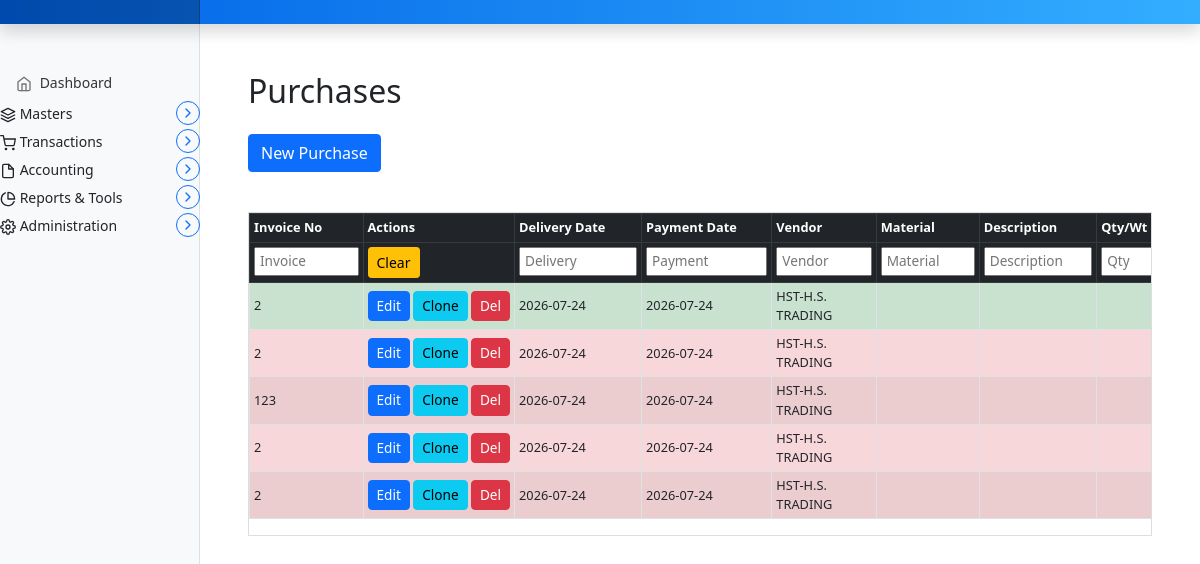
/invoice/purchases, run on an earlier commit of the app's database.
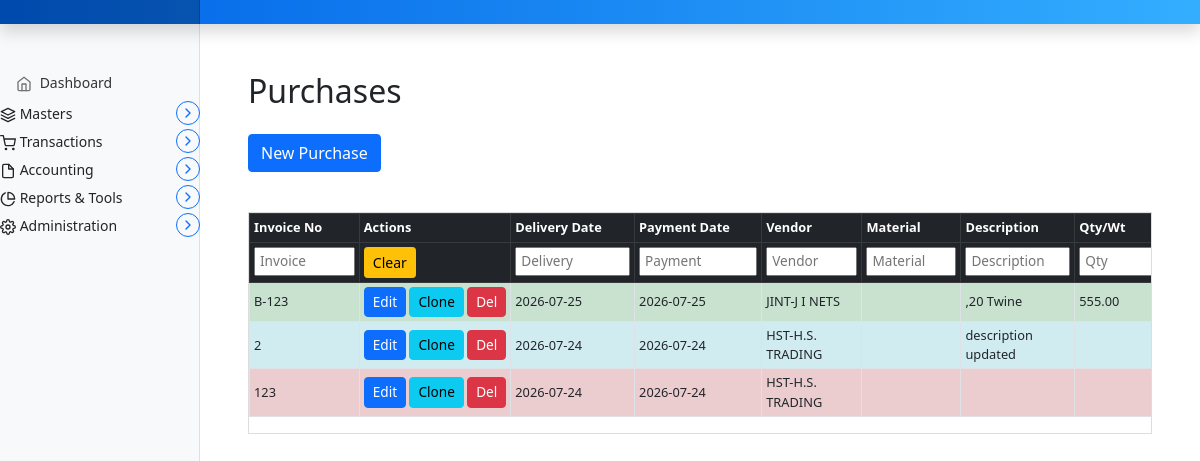
And on a later commit of the database.
### marania_invoice_app/models.py (models this page shows, shortened)
class Purchase(models.Model):
    UNIT_CHOICES = [
        ('number', 'Number'),
        ('meter', 'Meter'),
        ('weight', 'Weight'),
    ]
    PAYMENT_STATUS_CHOICES = [
        ('PENDING', 'PENDING'),
        ('PARTIALLY_PAID', 'PARTIALLY PAID'),
        ('PAID', 'PAID'),
    ]
    purchase_key = models.AutoField(primary_key=True)
    invoice_no = models.CharField(max_length=100, blank=True, null=True)
    delivery_date = models.DateField(blank=True, null=True)
    payment_due_date = models.DateField(blank=True, null=True)
    payment_date = models.DateField(blank=True, null=True)
    vendor = models.CharField(max_length=255)
    is_twine = models.BooleanField(default=True)
    material = models.CharField(max_length=255, blank=True, null=True)
    order_description = models.TextField(blank=True, null=True)
    quantity_weight = models.DecimalField(max_digits=10, decimal_places=2, blank=True, null=True)
    unit = models.CharField(max_length=10, choices=UNIT_CHOICES, default='weight')
    unit_price = models.DecimalField(max_digits=10, decimal_places=2, blank=True, null=True)
    subtotal = models.DecimalField(max_digits=12, decimal_places=2, blank=True, null=True)
    gst_percent = models.DecimalField(max_digits=5, decimal_places=2, default=0)
    gst_amount = models.DecimalField(max_digits=12, decimal_places=2, blank=True, null=True)
    total_amount = models.DecimalField(max_digits=12, decimal_places=2, blank=True, null=True)
    amount_paid = models.DecimalField(max_digits=12, decimal_places=2, default=0)
    payment_status = models.CharField(max_length=20, choices=PAYMENT_STATUS_CHOICES, default='PENDING')
    balance = models.DecimalField(max_digits=12, decimal_places=2, blank=True, null=True)
    comments = models.TextField(blank=True, null=True)
    created_at = models.DateTimeField(auto_now_add=True)
    updated_at = models.DateTimeField(auto_now=True)
    class Meta:
        ordering = ['-delivery_date', '-purchase_key']

### marania_invoice_app/views.py (the view, shortened to what this page needs)
# urls.py: path('purchases', views.purchase_entry, name='purchase_entry'),
def purchase_entry(request):
    purchases = Purchase.objects.all()
    parties = Parties.objects.all()
    materials = list(Purchase.objects.exclude(material__isnull=True).exclude(material='').values_list('material', flat=True).distinct().order_by('material'))
    purchases_json = json.dumps(list(purchases.values(
        'purchase_key', 'invoice_no', 'delivery_date', 'payment_date', 'vendor',
        'is_twine', 'material', 'order_description', 'quantity_weight', 'unit',
        'unit_price', 'subtotal', 'gst_percent', 'gst_amount', 'total_amount',
        'amount_paid', 'payment_status', 'balance', 'comments',
    )), default=str)
    context = {
        "purchases": purchases,
        "purchases_json": purchases_json,
        "parties": parties,
        "materials_list": materials,
    }
    return render(request, "marania_invoice_app/purchase_entry.html", context)

### templates/marania_invoice_app/purchase_entry.html (shortened to what this page needs)
{% extends 'partials/base.html' %}
{% load static %}
{% block main %}
<main class="col-md-9 ms-sm-auto col-lg-10 px-md-4">
  <div class="container-fluid my-5">
    <h2 class="mb-4">Purchases</h2>
    <button class="btn btn-primary mb-3" type="button" data-bs-toggle="collapse" data-bs-target="#purchaseForm" aria-expanded="false" aria-controls="purchaseForm">
      New Purchase
    </button>
    <div class="purchase-list mt-4">
      {% if purchases %}
        <div class="invoice-table-wrapper">
          <table id="purchase-table" class="table table-striped table-hover table-bordered table-sm align-middle">
            <thead class="table-dark">
              <tr>
                <th scope="col">Invoice No</th>
                <th scope="col">Actions</th>
                <th scope="col">Delivery Date</th>
                <th scope="col">Payment Date</th>
                <th scope="col">Vendor</th>
                <th scope="col">Material</th>
                <th scope="col">Description</th>
                <th scope="col">Qty/Wt</th>
              </tr>
              <tr id="purchase-filter-row">
                <th><input class="filter-input" placeholder="Invoice"></th>
                <th>
                  <button class="btn btn-warning btn-sm" id="clear-purchase-filters">Clear</button>
                </th>
                <th><input class="filter-input" placeholder="Delivery"></th>
                <th><input class="filter-input" placeholder="Payment"></th>
                <th><input class="filter-input" placeholder="Vendor" list="vendor_list_filter"></th>
                <th><input class="filter-input" placeholder="Material" list="material_list_filter"></th>
                <th><input class="filter-input" placeholder="Description"></th>
                <th><input class="filter-input" placeholder="Qty"></th>
              </tr>
            </thead>
            <tbody>
              {% for p in purchases %}
                <tr class="row-status-{{ p.payment_status|lower }}">
                  <td>{{ p.invoice_no|default:"" }}</td>
                  <td style="white-space:nowrap;">
                    <a href="javascript:void(0);" onclick="loadPurchase('{{ p.purchase_key }}')" class="btn btn-primary py-1 px-2" style="font-size:0.85rem;">
                       Edit
                    </a>
                    <a href="javascript:void(0);" onclick="clonePurchase('{{ p.purchase_key }}')" class="btn btn-info py-1 px-2" style="font-size:0.85rem;">
                       Clone
                    </a>
                    <form method="POST" action="{% url 'purchase_entry' %}" style="display:inline;" onsubmit="return confirm('Delete this purchase?')">
                      <button type="submit" class="btn btn-danger py-1 px-2" style="font-size:0.85rem;">
                         Del
                      </button>
                    </form>
                  </td>
                  <td>{{ p.delivery_date|date:"Y-m-d" }}</td>
                  <td>{{ p.payment_date|date:"Y-m-d" }}</td>
                  <td>{{ p.vendor }}</td>
                  <td>{{ p.material|default:"" }}</td>
                  <td>{{ p.order_description|default:"" }}</td>
                  <td>{{ p.quantity_weight|default:"" }}</td>
                </tr>
              {% endfor %}
            </tbody>
          </table>
        </div>
      {% else %}
        <p class="text-muted">No purchases found.</p>
      {% endif %}
    </div>
  </div>
</main>
{% endblock %}

### templates/partials/base.html (shortened to what this page needs)
{% load static %}
<!doctype html>
<html lang="en">
  <head>
    <link href="{% static 'assets/css/bootstrap.min.css' %}" rel="stylesheet">
    <link href="{% static 'assets/css/dashboard.css' %}" rel="stylesheet">
  </head>
  <body>
<header class="navbar navbar-dark sticky-top"
style="background: linear-gradient(90deg, #0062E6, #33AEFF); flex-wrap: nowrap; padding: 0; box-shadow: 0 0.5rem 1rem rgba(0,0,0,.15);">
  <a class="navbar-brand col-md-3 col-lg-2 me-0 px-3" href="#"> {{ config.CompanyName }}</a>
</header>
<div class="container-fluid">
  <div class="row">
    <nav id="sidebarMenu" class="col-md-3 col-lg-2 d-md-block bg-light sidebar collapse">
      <div class="position-sticky pt-3">
        <ul class="nav flex-column">
          <li class="nav-item">
            <a class="nav-link" href="{% url 'dashboard' %}">
              <span data-feather="home"></span>
              Dashboard
            </a>
          </li>
          <li class="nav-item">
            <div class="d-flex justify-content-between align-items-center mb-1 parent-menu">
              <span>
                <span data-feather="layers"></span>
                Masters
              </span>
              <button class="collapse-btn btn btn-outline-primary btn-sm rounded-circle"
                      type="button"
                      data-bs-toggle="collapse"
                      data-bs-target="#MastersSubmenu"
                      aria-expanded="false"
                      aria-controls="MastersSubmenu">
                <span class="collapse-icon" data-feather="chevron-right"></span>
              </button>
            </div>
          </li>
          <li class="nav-item">
            <div class="d-flex justify-content-between align-items-center mb-1 parent-menu">
              <span>
                <span data-feather="shopping-cart"></span>
                Transactions
              </span>
              <button class="collapse-btn btn btn-outline-primary btn-sm rounded-circle"
                      type="button"
                      data-bs-toggle="collapse"
                      data-bs-target="#TransactionsSubmenu"
                      aria-expanded="false"
                      aria-controls="TransactionsSubmenu">
                <span class="collapse-icon" data-feather="chevron-right"></span>
              </button>
            </div>
          </li>
          <li class="nav-item">
            <div class="d-flex justify-content-between align-items-center mb-1 parent-menu">
              <span>
                <span data-feather="file"></span>
                Accounting
              </span>
              <button class="collapse-btn btn btn-outline-primary btn-sm rounded-circle"
                      type="button"
                      data-bs-toggle="collapse"
                      data-bs-target="#AccountingSubmenu"
                      aria-expanded="false"
                      aria-controls="AccountingSubmenu">
                <span class="collapse-icon" data-feather="chevron-right"></span>
              </button>
            </div>
          </li>
          <li class="nav-item">
            <div class="d-flex justify-content-between align-items-center mb-1 parent-menu">
              <span>
                <span data-feather="pie-chart"></span>
                Reports & Tools
              </span>
              <button class="collapse-btn btn btn-outline-primary btn-sm rounded-circle"
                      type="button"
                      data-bs-toggle="collapse"
                      data-bs-target="#ReportsSubmenu"
                      aria-expanded="false"
                      aria-controls="ReportsSubmenu">
                <span class="collapse-icon" data-feather="chevron-right"></span>
              </button>
            </div>
          </li>
          <li class="nav-item">
            <div class="d-flex justify-content-between align-items-center mb-1 parent-menu">
              <span>
                <span data-feather="settings"></span>
                Administration
              </span>
              <button class="collapse-btn btn btn-outline-primary btn-sm rounded-circle"
                      type="button"
                      data-bs-toggle="collapse"
                      data-bs-target="#AdminSubmenu"
                      aria-expanded="false"
                      aria-controls="AdminSubmenu">
                <span class="collapse-icon" data-feather="chevron-right"></span>
              </button>
            </div>
          </li>
        </ul>
      </div>
    </nav>
  {% block main %}
  {% endblock %}
  </div>
</div>
  </body>
</html>

### static/assets/css/dashboard.css (style rules this page uses)
body { font-size: .875rem; }
.feather { width: 16px; height: 16px; vertical-align: text-bottom; }
.sidebar { position: fixed; top: 0; bottom: 0; left: 0; z-index: 100; padding: 48px 0 0; box-shadow: inset -1px 0 0 rgba(0, 0, 0, .1); }
.sidebar .nav-link { font-weight: 500; color: #333; }
.sidebar .nav-link .feather { margin-right: 4px; color: #727272; }
.navbar-brand { padding-top: .75rem; padding-bottom: .75rem; font-size: 1rem; background-color: rgba(0, 0, 0, .25); box-shadow: inset -1px 0 0 rgba(0, 0, 0, .25); }

### templates/partials/base.html (style rules this page uses)
.collapse-icon { transition: transform 0.3s ease; }
.collapse-btn { width: 24px; height: 24px; display: flex; align-items: center; justify-content: center; padding: 0; font-size: 16px; font-weight: bold; transition: all 0.3s ease; }

### templates/marania_invoice_app/purchase_entry.html (style rules this page uses)
.invoice-table-wrapper { max-height: 820px; overflow: auto; border: 1px solid #ddd; }
#purchase-table { min-width: 1800px; font-size: 0.8rem; }
#purchase-table thead th { position: sticky; top: 0; z-index: 2; white-space: nowrap; }
#purchase-table th input.filter-input, #purchase-table th select.filter-select { width: 100%; box-sizing: border-box; padding: 2px 4px; font-size: 0.85rem; margin-bottom: 2px; }
.row-status-pending { background-color: #f8d7da !important; }
.row-status-partially_paid { background-color: #d1ecf1 !important; }
.row-status-paid { background-color: #d4edda !important; }

What changed in the data, as far as the page shows it:
removed Purchase: invoice_no "2", delivery_date "2026-07-24", payment_date "2026-07-24", vendor "HST-H.S. TRADING", payment_status "PAID" (drawn)
removed Purchase: invoice_no "2", delivery_date "2026-07-24", payment_date "2026-07-24", vendor "HST-H.S. TRADING"
removed Purchase: invoice_no "2", delivery_date "2026-07-24", payment_date "2026-07-24", vendor "HST-H.S. TRADING"
removed Purchase: invoice_no "2", delivery_date "2026-07-24", payment_date "2026-07-24", vendor "HST-H.S. TRADING"
added Purchase: invoice_no "B-123", delivery_date "2026-07-25", payment_date "2026-07-25", vendor "JINT-J I NETS", order_description ",20 Twine", quantity_weight "555.00", payment_status "PAID" (drawn)
added Purchase: invoice_no "2", delivery_date "2026-07-24", payment_date "2026-07-24", vendor "HST-H.S. TRADING", order_description "description updated", payment_status "PARTIALLY_PAID" (drawn)
